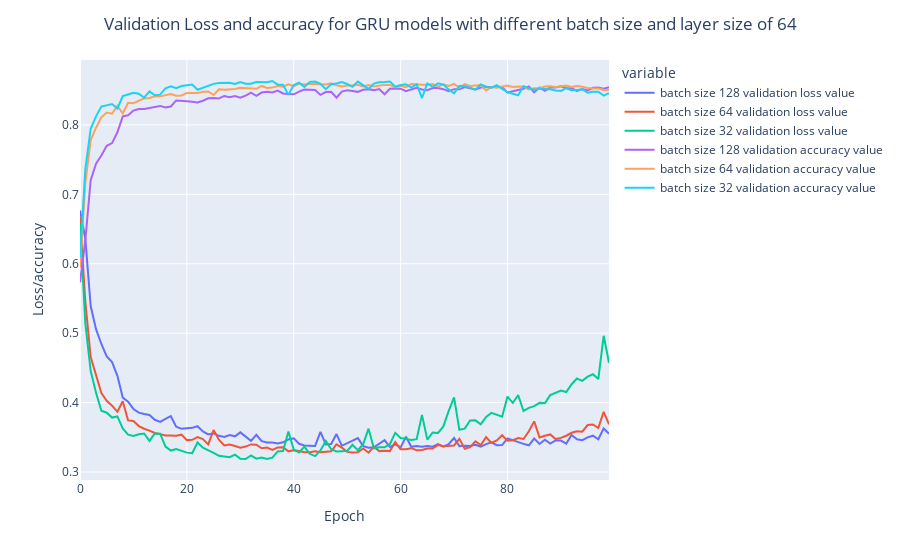

Notebook source saved alongside this figure:
### Code cell
import plotly.express as px
fig = px.line(x=range(0, len(history_64_GRU_128['val_loss'])), y=[history_64_GRU_128['val_loss'], history_64_GRU_64['val_loss'], history_64_GRU_32['val_loss'], history_64_GRU_128['val_accuracy'], history_64_GRU_64['val_accuracy'], history_64_GRU_32['val_accuracy']])
fig.data[0].name = "batch size 128 validation loss value"
fig.data[1].name = "batch size 64 validation loss value"
fig.data[2].name = "batch size 32 validation loss value"
fig.data[3].name = "batch size 128 validation accuracy value"
fig.data[4].name = "batch size 64 validation accuracy value"
fig.data[5].name = "batch size 32 validation accuracy value"
fig.layout.title.text = "Validation Loss and accuracy for GRU models with different batch size and layer size of 64"
fig.layout.title.x = .5
fig.layout.yaxis.title.text = "Loss/accuracy"
fig.layout.xaxis.title.text = "Epoch"

fig.show()
